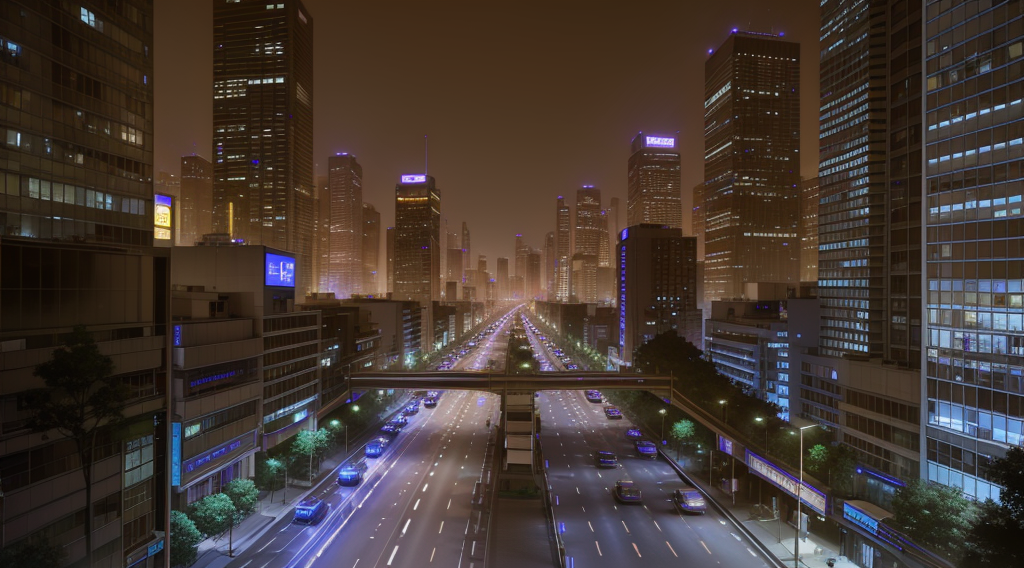
#> input picture cvstudey/chapter-2/V2-5-/image/city.png, 1024 x 568 px
$ python 2_3_cv2.add.py
#> lines starting #> are read from the running program, lines starting #| are printed output that depends on the picture
import cv2 as cv
import matplotlib.pyplot as plt

imurl1 = "image/city.png"
imurl2 = "image/fireworks.jpg"

img1 = cv.imread(imurl1, cv.IMREAD_COLOR_RGB)
#> img1 is the input picture: shape (568, 1024, 3); mean B, G, R 49.8, 55.5, 67.1
img2 = cv.imread(imurl2, cv.IMREAD_COLOR_RGB)
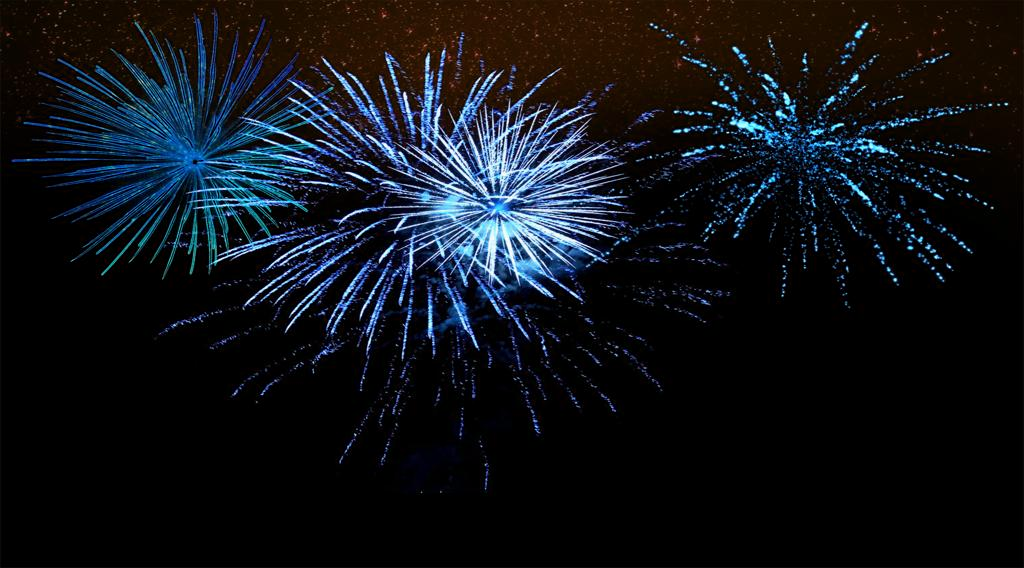
#> input picture cvstudey/chapter-2/V2-5-/image/fireworks.jpg, 1024 x 568 px
#> img2 is the input picture: shape (568, 1024, 3); mean B, G, R 24.6, 18.9, 15.9

img_added = cv.add(img1,img2)
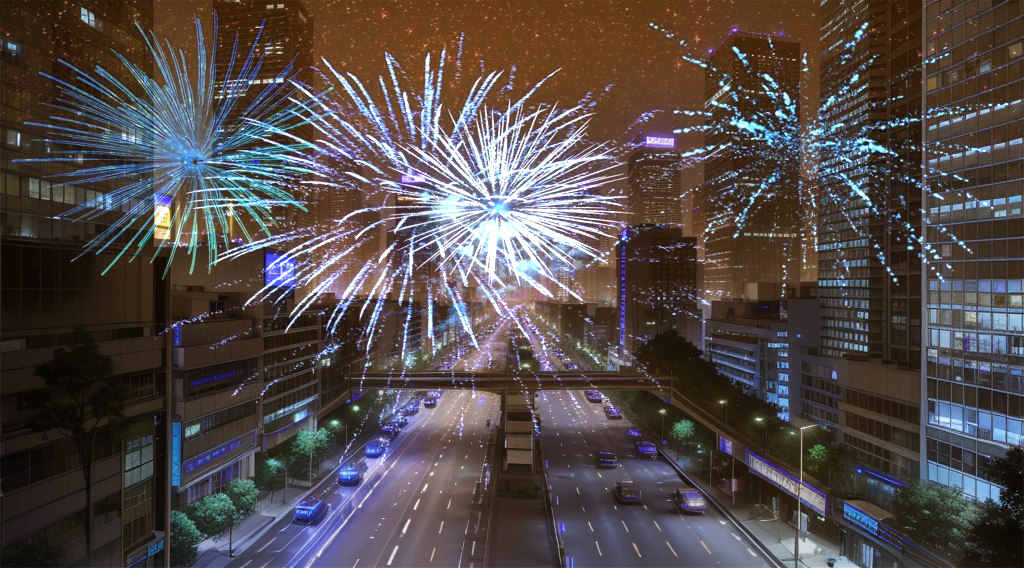
#> img_added: shape (568, 1024, 3); mean B, G, R 73.3, 73.7, 82.5

plt.figure(figsize=(10,7))
plt.subplot(221).imshow(img1)
plt.title("city")
plt.subplot(222).imshow(img2)
plt.title("fireworks")
plt.subplot(223).imshow(img_added)
plt.title("added result")
plt.show()
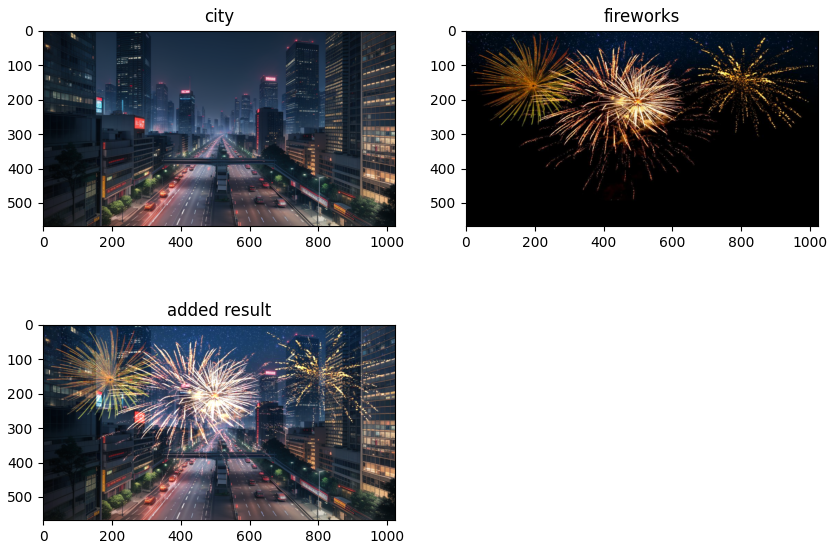
#> figure drawn by matplotlib, 3 panels; B, G, R data is drawn as R, G, B
